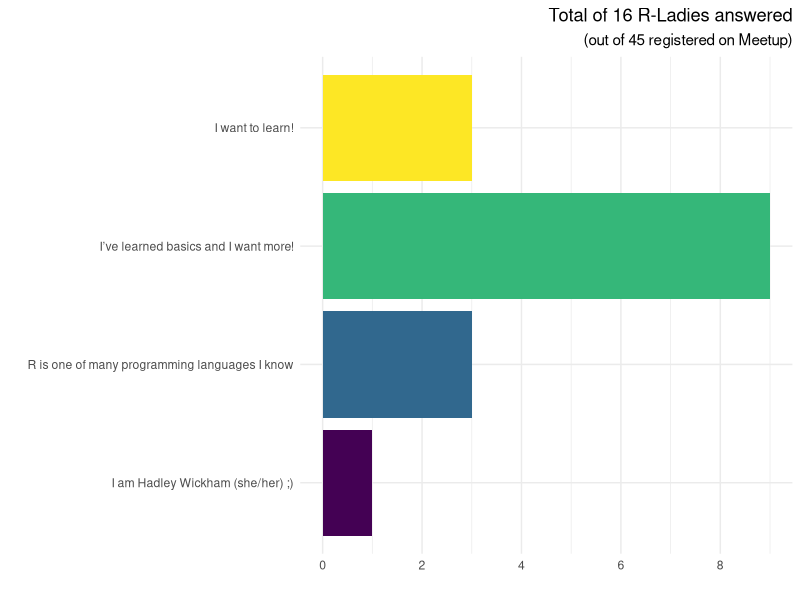
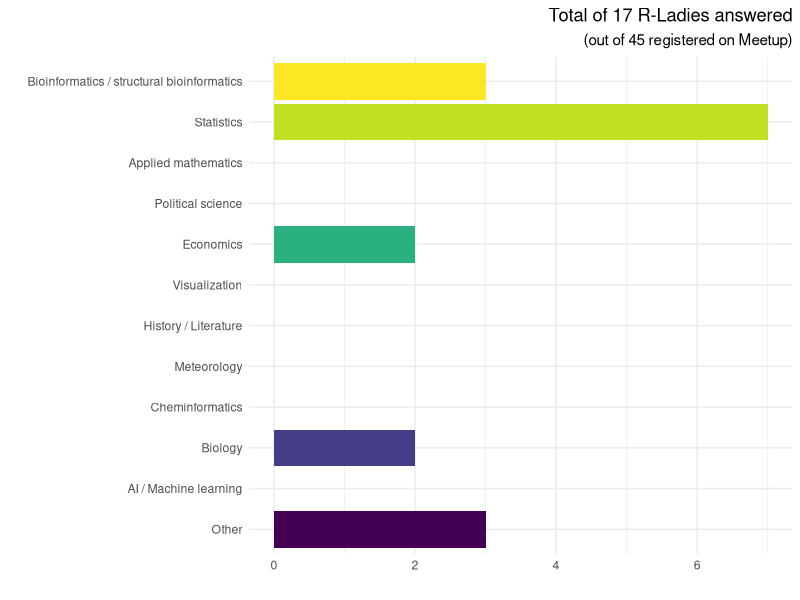
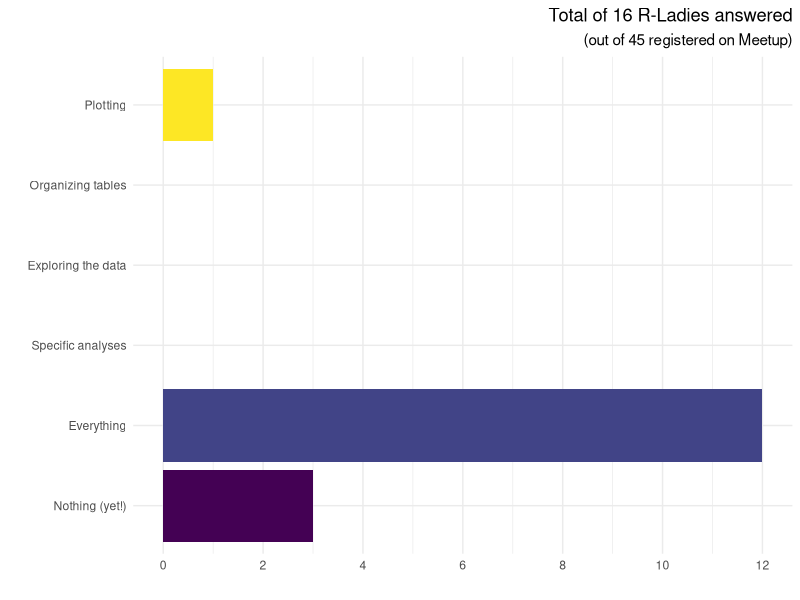

Here is the R script that generated these plots, in order:
## ---- chunk 1
knitr::opts_chunk$set(echo = FALSE)
library( ggplot2 )
library( tidyverse )
## ---- chunk 2
# updated by Julia on 25 Nov.2019
subtitle <- "(out of 45 registered on Meetup)"

# here - create the tibble
poll.q1 <- tribble( ~q.alt, ~answers,
                    "I want to learn!", 3,
                    "I’ve learned basics and I want more!", 9,
                    "R is one of many programming languages I know", 3,
                    "I am Hadley Wickham (she/her) ;)", 1
                  )
# explicitly setting the order of labels
poll.q1$q.alt <- factor( poll.q1$q.alt, levels = rev( poll.q1$q.alt ), ordered = TRUE )
tot.ans.q1 <- sum( poll.q1$answers )

y.ticks <- seq( 0, 10, 2 )
ggplot( poll.q1, aes( q.alt, answers, fill = q.alt ) ) +
  geom_col() + coord_flip() +
  theme_minimal() +
  scale_y_continuous( breaks = y.ticks, labels = as.character( y.ticks ) ) +
  theme( 
    plot.title = element_text( hjust = 1 ),
    plot.subtitle = element_text( hjust = 1 ),
    legend.position = "none"
  ) +
  ylab("") + xlab("") +
  labs( title = paste( "Total of", tot.ans.q1, "R-Ladies answered"),
        subtitle = subtitle )
## ---- chunk 3
poll.q2 <- tribble( ~q.alt, ~answers,
    "Bioinformatics / structural bioinformatics", 3,
    "Statistics", 7,
    "Applied mathematics", 0,
    "Political science", 0,
    "Economics", 2,
    "Visualization", 0,
    "History / Literature", 0,
    "Meteorology", 0,
    "Cheminformatics", 0,
    "Biology", 2,
    "AI / Machine learning", 0,
    "Other", 3
)
poll.q2$q.alt <- factor( poll.q2$q.alt, levels = rev( poll.q2$q.alt ), ordered = TRUE )
tot.ans.q2 <- sum( poll.q2$answers )

ggplot( poll.q2, aes( q.alt, answers, fill = q.alt ) ) +
  geom_col() + coord_flip() +
  theme_minimal() +
  theme( 
    plot.title = element_text( hjust = 1 ),
    plot.subtitle = element_text( hjust = 1 ),
    legend.position = "none"
  ) +
  ylab("") + xlab("") +
  labs( title = paste( "Total of", tot.ans.q2, "R-Ladies answered"),
        subtitle = subtitle )
## ---- chunk 4
poll.q3 <- tribble( ~q.alt, ~answers,
    "Plotting", 1,
    "Organizing tables", 0,
    "Exploring the data", 0,
    "Specific analyses", 0,
    "Everything", 12,
    "Nothing (yet!)", 3
)
poll.q3$q.alt <- factor( poll.q3$q.alt, levels = rev( poll.q3$q.alt ), ordered = TRUE )
tot.ans.q3 <- sum( poll.q3$answers )

y.ticks <- seq( 0, 12, 2 )
ggplot( poll.q3, aes( q.alt, answers, fill = q.alt ) ) +
  geom_col() + coord_flip() +
  theme_minimal() +
  scale_y_continuous( breaks = y.ticks, labels = as.character( y.ticks ) ) +
  theme( 
    plot.title = element_text( hjust = 1 ),
    plot.subtitle = element_text( hjust = 1 ),
    legend.position = "none"
  ) +
  ylab("") + xlab("") +
  labs( title = paste( "Total of", tot.ans.q3, "R-Ladies answered"),
        subtitle = subtitle )
